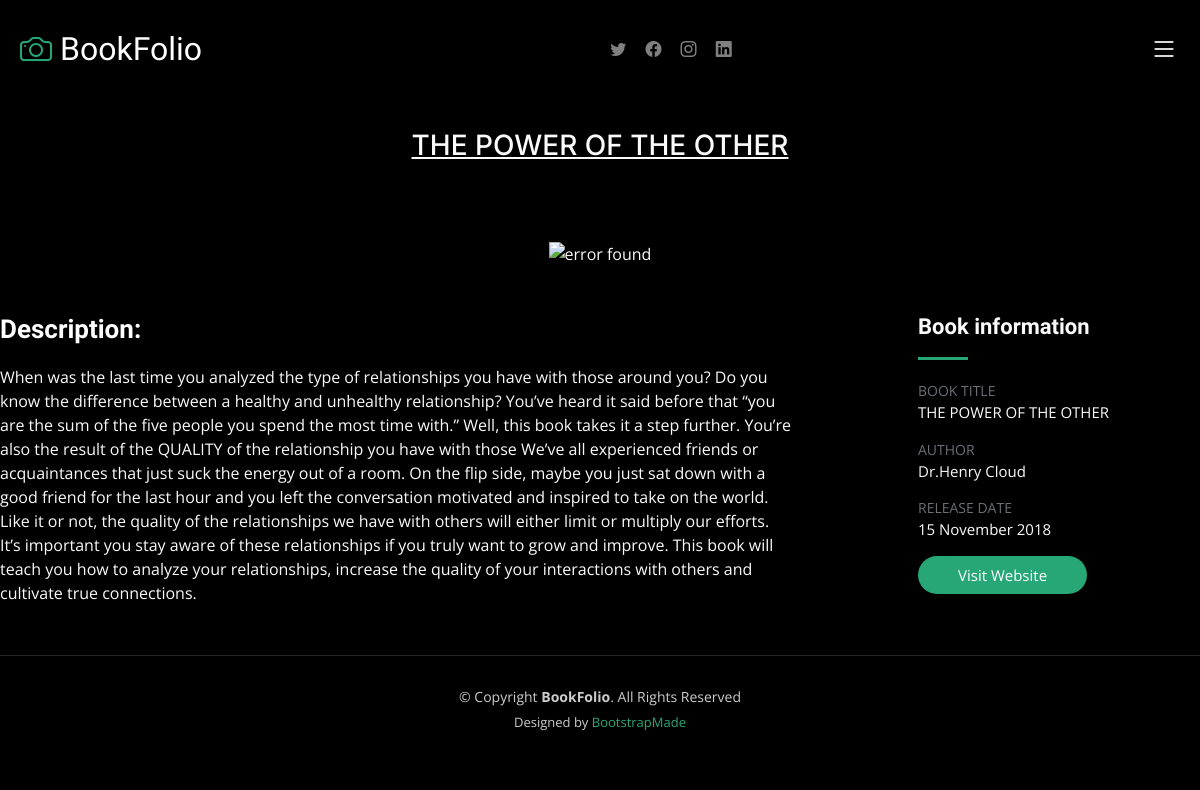
The page /gallery1/the-power-of-the-other on the database its author committed.
### booksDetail/models.py (models this page shows)
class BooksDetail(models.Model):
    book_title = models.CharField(max_length=50)
    book_imglink = models.CharField(max_length=300)
    book_des = models.TextField()
    book_author = models.CharField(max_length=50)
    book_releaseDate = models.CharField(max_length=20)
    book_slug =AutoSlugField(populate_from = 'book_title',unique=True,null=True,default=None)

### BookFolio/views.py (the view)
# urls.py: path('gallery1/<slug>', views.gallery1,name="gallery"),
def gallery1(request,slug):
    booksData = BooksDetail.objects.get(book_slug = slug)
    data={'booksData':booksData}
    return render(request,"gallery1.html",data)

### templates/gallery1.html (shortened to what this page needs)
{% extends "base.html" %}
{% block content %}
<main id="main" data-aos="fade" data-aos-delay="1500">
        <div class="page-header d-flex align-items-center">
            <div class="container position-relative">
                <div class="row d-flex justify-content-center">
                    <div class="col-lg-6 text-center">
                        <h3><u>{{booksData.book_title}}</u></h3>
                    </div>
                </div>
            </div>
        </div>
        <section id="gallery-single" class="gallery-single">
            <div class="container">
                            <div style="">
                                <center><img src="{{booksData.book_imglink}}" alt="error found">
                            </div>
                </div>
                <div class="row justify-content-between gy-4 mt-4">
                    <div class="col-lg-8">
                        <div class="portfolio-description">
                            <h2>Description: </h2>
                            <p>{{booksData.book_des}}
                               </p>
                        </div>
                    </div>
                    <div class="col-lg-3">
                        <div class="portfolio-info">
                            <h3>Book information</h3>
                            <ul>
                                <li><strong>BOOK TITLE</strong> <span>{{booksData.book_title}}</span></li>
                                <li><strong>AUTHOR</strong> <span>{{booksData.book_author}}</span></li>
                                <li><strong>RELEASE DATE</strong> <span>{{booksData.book_releaseDate}}
                                </span></li>
                                <li><a href="#" class="btn-visit align-self-start">Visit Website</a></li>
                            </ul>
                        </div>
                    </div>
                </div>
        </section>
    </main>
{% endblock  %}

### static/css/main.css (style rules this page uses)
:root { --font-default: "Open Sans", system-ui, -apple-system, "Segoe UI", Roboto, "Helvetica Neue", Arial, "Noto Sans", "Liberation Sans", sans-serif, "Apple Color Emoji", "Segoe UI Emoji", "Segoe UI Symbol", "Noto Color Emoji"; --font-primary: "Inter", sans-serif; --font-secondary: "Cardo", sans-serif; }
:root { --color-default: #fafafa; --color-primary: #27a776; --color-secondary: #161718; }
:root { scroll-behavior: smooth; }
a { color: var(--color-primary); text-decoration: none; }
h1, h2, h3, h4, h5, h6 { font-family: var(--font-primary); }
.page-header { padding: 120px 0 60px 0; min-height: 30vh; position: relative; }
.gallery-single .portfolio-info h3 { font-size: 22px; font-weight: 700; margin-bottom: 20px; padding-bottom: 20px; position: relative; font-family: var(--font-secondary); }
.gallery-single .portfolio-info h3:after { content: ""; position: absolute; display: block; width: 50px; height: 3px; background: var(--color-primary); left: 0; bottom: 0; }
.gallery-single .portfolio-info ul { list-style: none; padding: 0; font-size: 15px; }
.gallery-single .portfolio-info ul li { display: flex; flex-direction: column; padding-bottom: 15px; }
.gallery-single .portfolio-info ul strong { text-transform: uppercase; font-weight: 400; color: #6b7075; font-size: 14px; }
.gallery-single .portfolio-info .btn-visit { padding: 8px 40px; background: var(--color-primary); color: #fff; border-radius: 50px; transition: 0.3s; }
.gallery-single .portfolio-description h2 { font-size: 26px; font-weight: 700; margin-bottom: 20px; color: #fff; font-family: var(--font-secondary); }
.gallery-single .portfolio-description p { padding: 0; }

### rows shown on the page
BooksDetail: book_title "THE POWER OF THE OTHER", book_des "When was the last time you analyzed the type of relationships you have with those around you? Do you know the difference between a healthy and unhealthy relationship? You’ve heard it said before that “you are the sum of the five people you spend the most time with.” Well, this book takes it a step further. You’re also the result of the QUALITY of the relationship you have with those We’ve all experienced friends or acquaintances that just suck the energy out of a room. On the flip side, maybe you just sat down with a good friend for the last hour and you left the conversation motivated and inspired to take on the world. Like it or not, the quality of the relationships we have with others…", book_author "Dr.Henry Cloud", book_releaseDate "15 November 2018"
